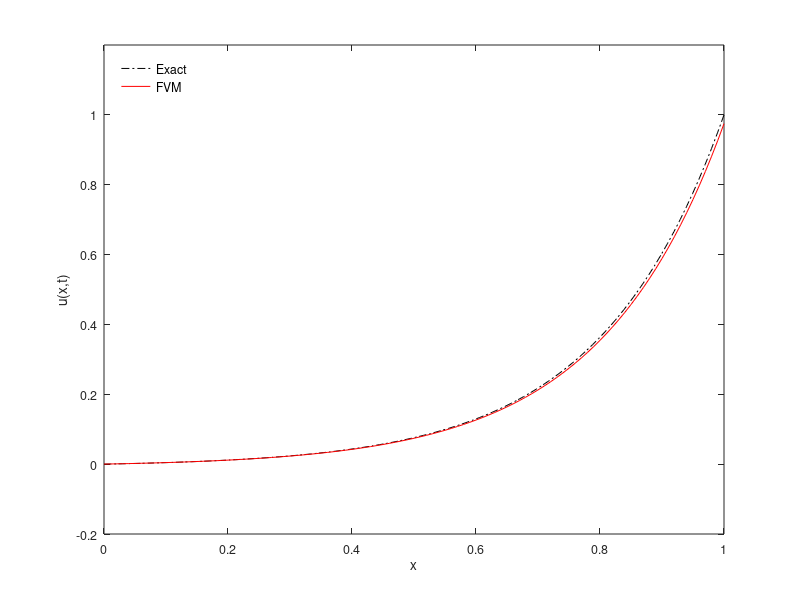
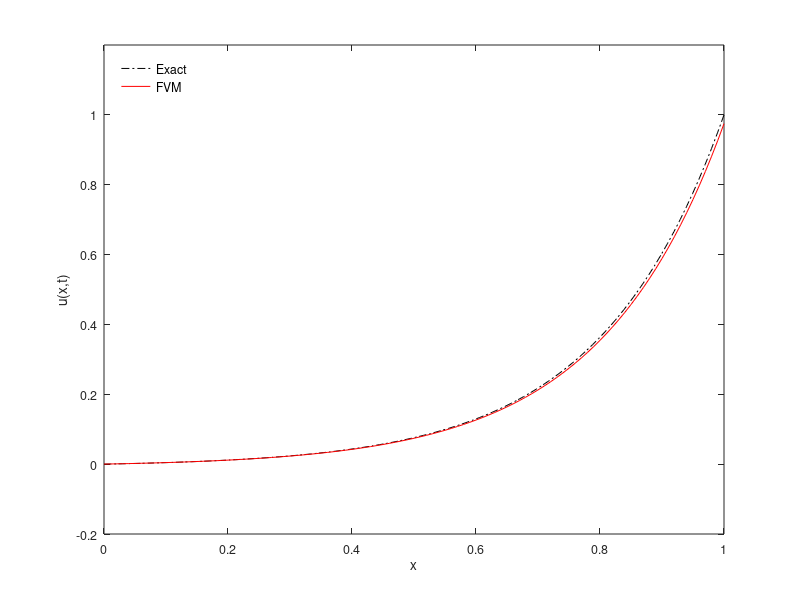

Here is the MATLAB script that generated these plots, in order:
% -------------------------------------------------------------------------
%   EGME 436, Exercise 9.01 - Steady convection-diffusion equation with the
%   finite volume method
%
%   Output files :
%    Plot
%
%   Code written by :  S.Mayoral
%   Last update     :  18-Mar-2024 by S.Mayoral
%   ----------------------------------------------------------------------------
%
%   INITIALIZE CODE
%   ----------------------------------------------------------------------------
%   Clear memory
    clc
    format short

%   Constants
    caseName = 'ex901';         %  name of files
    N = 101;                    %  No. points in x
    L = 1;                      %  size of the domain
    Gamma = 0.2;                %  thermal diffusivity
    rho = 1;                    %  fluid density
    c =  1.0;                   %  advection speed
    dx = L /(N-1);              %  cell size
    
%%  -----------------
%   START CODING FROM HERE

    %   Compute D and F
    F = rho*c;
    D = Gamma/dx;
    
    a_E = D-0.5*F;
    a_W = D+0.5*F;
    a_P = a_E + a_W; %seems like no source term
    
    %   Dirichelet Boundary Conditions
    u_0 = 0;
    u_L = 1;
    
    %Defining Arrays
    x = linspace(0,L,N);
    A = zeros(N,N);
    b = zeros(N,1);
    
    a = [-a_W,a_P,-a_E]; %that is the mini row you see patterned accross the diagonal
    
    %Building Matrix A Without Boundary Conditions
    for i = 2:N-1
        j = (i-1):(i+1); %this starts at the indecie left of the current a_P, and ends at the current a_E
        A(i,j) = a;
    end
    
    %Impose Boundary Conditions on Matrix A
    A(1,1:2) = [a_W+2*D, -a_E];
    A(N,N-1:N) = [-a_W a_E + 2*D];
    
    %Building Known Vector, b
    b(1) = u_0*(2*D+F); %No source term, so almost all of b is 0, but boundary conditions may or may not be 0;
    b(N) = u_L*(2*D-F);
    
    %Now, Solve System Of Equations
    u = A\b;

%   
%%  -----------------
%   Compute the exat solution
    Pe = c*L/Gamma;
    z = linspace(0,L,100); 
    w = ( exp(z*Pe/L)-1 ) / ( exp(Pe)-1 );


%   Plot solution 
    figHandle = figure('Position', [100, 150, 350, 290]);
    plot(z,w,'k-.')
    hold on
    plot(x,u,'r-')
    hold off
    xlabel('x','FontSize',9)
    ylabel('u(x,t)','FontSize',9)
    axis([0 1 -0.2 1.2])
    set(gca,'FontSize',9);
    legend1 = legend('Exact','FVM');
    set(legend1,'EdgeColor',[1 1 1],'FontSize',9,'Location','northwest');

%   Export as a PNG file or PDF
    pngFile = strcat(caseName,'.png');
    pdfFile = strcat(caseName,'.pdf');
    exportgraphics(figHandle,pngFile,'Resolution',300)
    exportgraphics(figHandle,pdfFile,'ContentType','vector')





